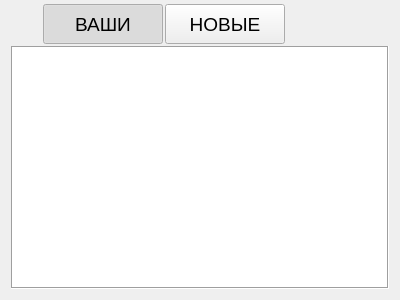
<?xml version="1.0" encoding="UTF-8"?>
<ui version="4.0">
 <class>MainWindow</class>
 <widget class="QMainWindow" name="MainWindow">
  <property name="geometry">
   <rect>
    <x>0</x>
    <y>0</y>
    <width>400</width>
    <height>300</height>
   </rect>
  </property>
  <property name="windowTitle">
   <string>MainWindow</string>
  </property>
  <widget class="QWidget" name="centralWidget">
   <layout class="QVBoxLayout" name="verticalLayout">
    <property name="spacing">
     <number>2</number>
    </property>
    <property name="topMargin">
     <number>4</number>
    </property>
    <item>
     <layout class="QHBoxLayout" name="horizontalLayout">
      <property name="spacing">
       <number>0</number>
      </property>
      <item>
       <layout class="QHBoxLayout" name="horizontalLayout_tabs">
        <property name="spacing">
         <number>2</number>
        </property>
        <property name="sizeConstraint">
         <enum>QLayout::SetDefaultConstraint</enum>
        </property>
        <item>
         <widget class="QPushButton" name="pushButton_your">
          <property name="sizePolicy">
           <sizepolicy hsizetype="Fixed" vsizetype="Fixed">
            <horstretch>0</horstretch>
            <verstretch>0</verstretch>
           </sizepolicy>
          </property>
          <property name="minimumSize">
           <size>
            <width>120</width>
            <height>40</height>
           </size>
          </property>
          <property name="font">
           <font>
            <pointsize>14</pointsize>
            <strikeout>false</strikeout>
           </font>
          </property>
          <property name="text">
           <string>ВАШИ</string>
          </property>
          <property name="checkable">
           <bool>true</bool>
          </property>
          <property name="checked">
           <bool>true</bool>
          </property>
          <property name="flat">
           <bool>false</bool>
          </property>
         </widget>
        </item>
        <item>
         <widget class="QPushButton" name="pushButton_new">
          <property name="sizePolicy">
           <sizepolicy hsizetype="Fixed" vsizetype="Fixed">
            <horstretch>0</horstretch>
            <verstretch>0</verstretch>
           </sizepolicy>
          </property>
          <property name="minimumSize">
           <size>
            <width>120</width>
            <height>40</height>
           </size>
          </property>
          <property name="font">
           <font>
            <pointsize>14</pointsize>
           </font>
          </property>
          <property name="text">
           <string>НОВЫЕ</string>
          </property>
          <property name="checkable">
           <bool>true</bool>
          </property>
         </widget>
        </item>
       </layout>
      </item>
      <item>
       <widget class="QPushButton" name="pushButton_settings">
        <property name="sizePolicy">
         <sizepolicy hsizetype="Fixed" vsizetype="Fixed">
          <horstretch>0</horstretch>
          <verstretch>0</verstretch>
         </sizepolicy>
        </property>
        <property name="minimumSize">
         <size>
          <width>30</width>
          <height>30</height>
         </size>
        </property>
        <property name="text">
         <string/>
        </property>
        <property name="flat">
         <bool>true</bool>
        </property>
       </widget>
      </item>
     </layout>
    </item>
    <item>
     <widget class="QListWidget" name="listWidget_wallpapers">
      <property name="frameShape">
       <enum>QFrame::Box</enum>
      </property>
     </widget>
    </item>
   </layout>
  </widget>
  <widget class="QMenuBar" name="menuBar">
   <property name="geometry">
    <rect>
     <x>0</x>
     <y>0</y>
     <width>400</width>
     <height>21</height>
    </rect>
   </property>
  </widget>
 </widget>
 <layoutdefault spacing="6" margin="11"/>
 <resources/>
 <connections/>
</ui>
